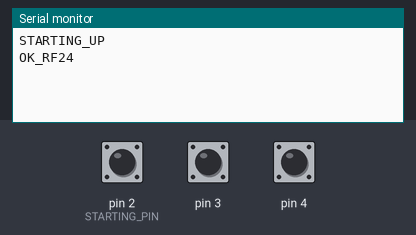
Simulated run of this sketch. Board: Arduino Uno, built with avr-gcc and run on an emulated ATmega328P. Parts: the last lines printed to the serial monitor. The test bench sets the inputs (shaded band); at power-on: pin 2 (STARTING_PIN) HIGH, pin 3 HIGH, pin 4 HIGH. No radio packets arrive unless stated.

Above: at 1.2 s.
1.3 s: pin 2 (STARTING_PIN) pulled LOW for 0.15 s
At 1.9 s:
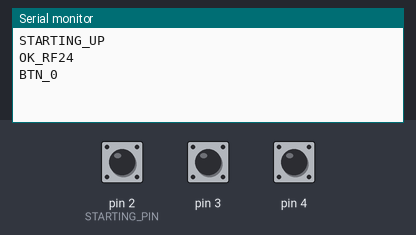
2.9 s: pin 3 pulled LOW for 0.15 s
At 4.1 s:
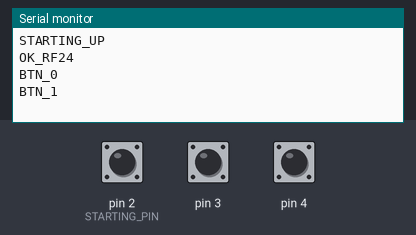
4.5 s: pin 4 pulled LOW for 0.15 s
At 5.5 s:
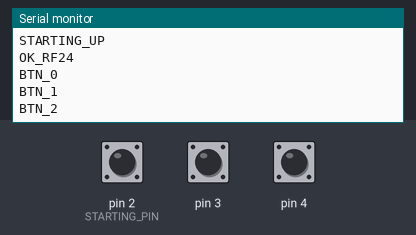

The sketch:

arduino.ino
```cpp
// (licence header left out)
#include <RF24.h>

#define AMT_BUTTONS 3
#define AMT_BUZZERS 4 // Amount of buzzers you created, not the ones used in a game
#define STARTING_PIN 2

//   9 -> CE  (nRF24)
//  10 -> CSN (nRF24)
//  11 -> MO  (nRF24)
//  12 -> MI  (nRF24)
//  13 -> SCK (nRF24)

RF24 radio(9, 10); // CE, CSN

struct BuzzerState {
  unsigned long last_contact;

  bool connected;
  bool enabled;
  bool answered;
};

struct State {
  bool button_pressed[AMT_BUTTONS];

  unsigned long last_loop_time = 0;

  int amt_buzzers; // The actual amount of buzzers connected to play
  BuzzerState buzzers[AMT_BUZZERS];
};

State currentState;

//#region Button related stuff
void setInitialState() {
  currentState.amt_buzzers = 0;
  currentState.last_loop_time = 0;

  for (int i = 0; i < AMT_BUTTONS; i++) {
    currentState.button_pressed[i] = false;
    pinMode(i+STARTING_PIN, INPUT_PULLUP);
  }
}

void checkButton(int btn) {
  bool is_pressed = digitalRead(btn + STARTING_PIN) == LOW;
  if (is_pressed && currentState.button_pressed[btn] == false) {
    Serial.write("BTN_");
    Serial.println(btn);
    currentState.button_pressed[btn] = true;
  } else if (!is_pressed) {
    currentState.button_pressed[btn] = false;
  }
}
//#endregion

//#region Buzzer related stuff
/*
bool findEmptyChannel()
{
    Serial.println("SCANNING_EMPTY_CHANNELS");
    char buffer[10];

    // Scan all channels looking for a quiet one.  We skip every 10
    for (int channel = 125; channel > 0; channel -= 10)
    {
        radio.setChannel(channel);
        delay(20);

        unsigned int inUse = 0;
        unsigned long testStart = millis();
        // Check for 400 ms per channel
        while (millis() - testStart < 400)
        {
            if ((radio.testCarrier()) || (radio.testRPD()))
            {
                inUse++;
            }

            delay(1);
        }

        // Low usage?
        if (inUse < 10)
        {
            itoa(channel, buffer, 10);
            Serial.write("CHANNEL_SELECTED ");
            Serial.println(buffer);
            return true;
        }
    }
    return false;
}

void sendAck()
{
    // Update the ACK for the next payload
    unsigned char payload[AMT_BUZZERS];
    for (int i = 0; i < AMT_BUZZERS; i++)
    {
        payload[i] = (buttonEnabled[i] ? 128 : 0) | ledStatus[button];
    }

    radio.writeAckPayload(1, &payload, 4);
}

void checkRadioMessageReceived() {
  if (radio.available()) {
    unsigned char buffer;
    radio.read(&buffer, 1);

    // Grab the button number from the data
    unsigned char buttonNumber = buffer & 0x7F; // Get the button number
    if ((buttonNumber >= 1) && (buttonNumber <= currentState.amt_buzzers)) {
      buttonNumber--;

      // Update the last contact time for this button
      lastContact[buttonNumber] = lastLoopTime;

      // And that it's connected
      buttonConnected[buttonNumber] = true;

      // If the button was pressed, was enabled, hasn't answered and the system is ready for button presses
      if ((buffer & 128) && (buttonEnabled[buttonNumber]) && (!hasAnswered[buttonNumber]) && (isReady)) {
        // No longer ready
        isReady = false;

        // Signal the button was pressed
        hasAnswered[buttonNumber] = true;
        Serial.write(buttonNumber);
        Serial.write("\n");


        // Change button status
        for (unsigned char btn = 0; btn < AMT_BUTTONS; btn++)
          ledStatus[btn] = (btn == buttonNumber) ? lsOn : lsOff;

        // Turn off the ready light
        digitalWrite(LED_STATUS, LOW);
      }
    }

    sendAck();
  }
}
*/
//#endregion

void setup()
{
    Serial.begin(57600);
    while(!Serial){}

    Serial.println("STARTING_UP");
    setInitialState();

    radio.begin();
    radio.setPALevel(RF24_PA_LOW);
    radio.enableDynamicPayloads();
    radio.enableAckPayload();
    radio.setDataRate(RF24_250KBPS);
    radio.setRetries(4, 8);
    radio.maskIRQ(false, false, false);  // not using the IRQs

    if (!radio.isChipConnected()) {
      Serial.println("NO_RF24");
    } else {
      Serial.println("OK_RF24");
/*
      // Now setup the pipes for the four buttons
      char pipe[6] = "0QBTN";
      radio.openWritingPipe((uint8_t*)pipe);
      pipe[0] = '1';
      radio.openReadingPipe(1, (uint8_t*)pipe);

      for (char channel = 0; channel < AMT_BUTTONS; channel++) {
        pinMode(BTN_LEDS[channel], OUTPUT);
        digitalWrite(BTN_LEDS[channel], LOW);
      }

      // Start listening for messages
      radio.startListening();

      // Find an empty channel to run on
      while (!findEmptyChannel()) {};

      // Start listening for messages
      radio.startListening();
      */
    }
}

void loop()
{
    currentState.last_loop_time = millis();

    for (int i = 0; i < AMT_BUTTONS; i++){
      checkButton(i);
    }

    // @TODO read serial to check if `BUZZER_RESET` or `BUZZER_READY` has been sent and do the stuff that was in the original script

    // @TODO read serial to check `START_BUZZERS X` with currentState.amt_buzzers = X
    /*
    if (currentState.amt_buzzers > 0) {
      for (int i = 0; i < currentState.amt_buzzers; i++) {
        if (currentState.buzzers[i] == NULL) {
          continue;
        }

        if (currentState.buzzers[i]->connected){
          if (currentState.last_loop_time - currentState.buzzers[i]->last_contact > 1000) {
            // If the current buzzer is connected but we haven't heard from it for a second, let's say its disconnected
            currentState.buzzers[i]->connected = false;
            Serial.write("DISCONNECT_BTN_");
            Serial.println(i);
          } else {
            // Send status to Serial
          }
        }
      }
    }

    checkRadioMessageReceived();*/
}
```

Measured:
- after the input at 1.3 s, the serial monitor: prints a new line at once (image 1)
- after the input at 2.9 s, the serial monitor: prints a new line at once (image 2)
- after the input at 4.5 s, the serial monitor: prints a new line at once (image 3)
